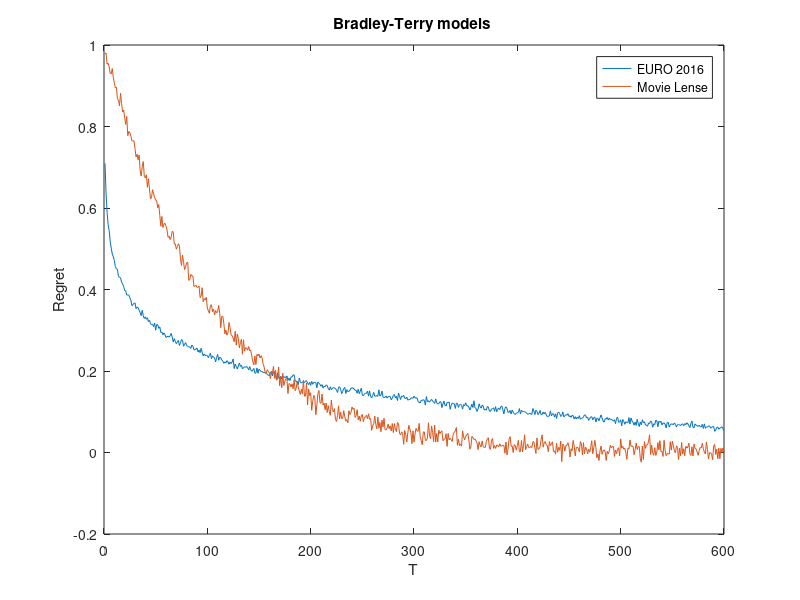

The MATLAB script that drew this image:
X = 1: 600;
X_1 = 1 : 600;
noiseAmplitude = 0.05;

y = log(X);
noisy_y = y + noiseAmplitude * randn(1, length(y)) ;

plot(-0.1 * noisy_y + 0.7)
hold on;

y_1 = exp(-X_1 * 0.01);
noisy_y_1 = y_1 + 0.25* noiseAmplitude * randn(1, length(y_1));
plot(noisy_y_1);

ylabel('Regret');
xlabel('T');

legend('EURO 2016','Movie Lense');
title ('Bradley-Terry models ');